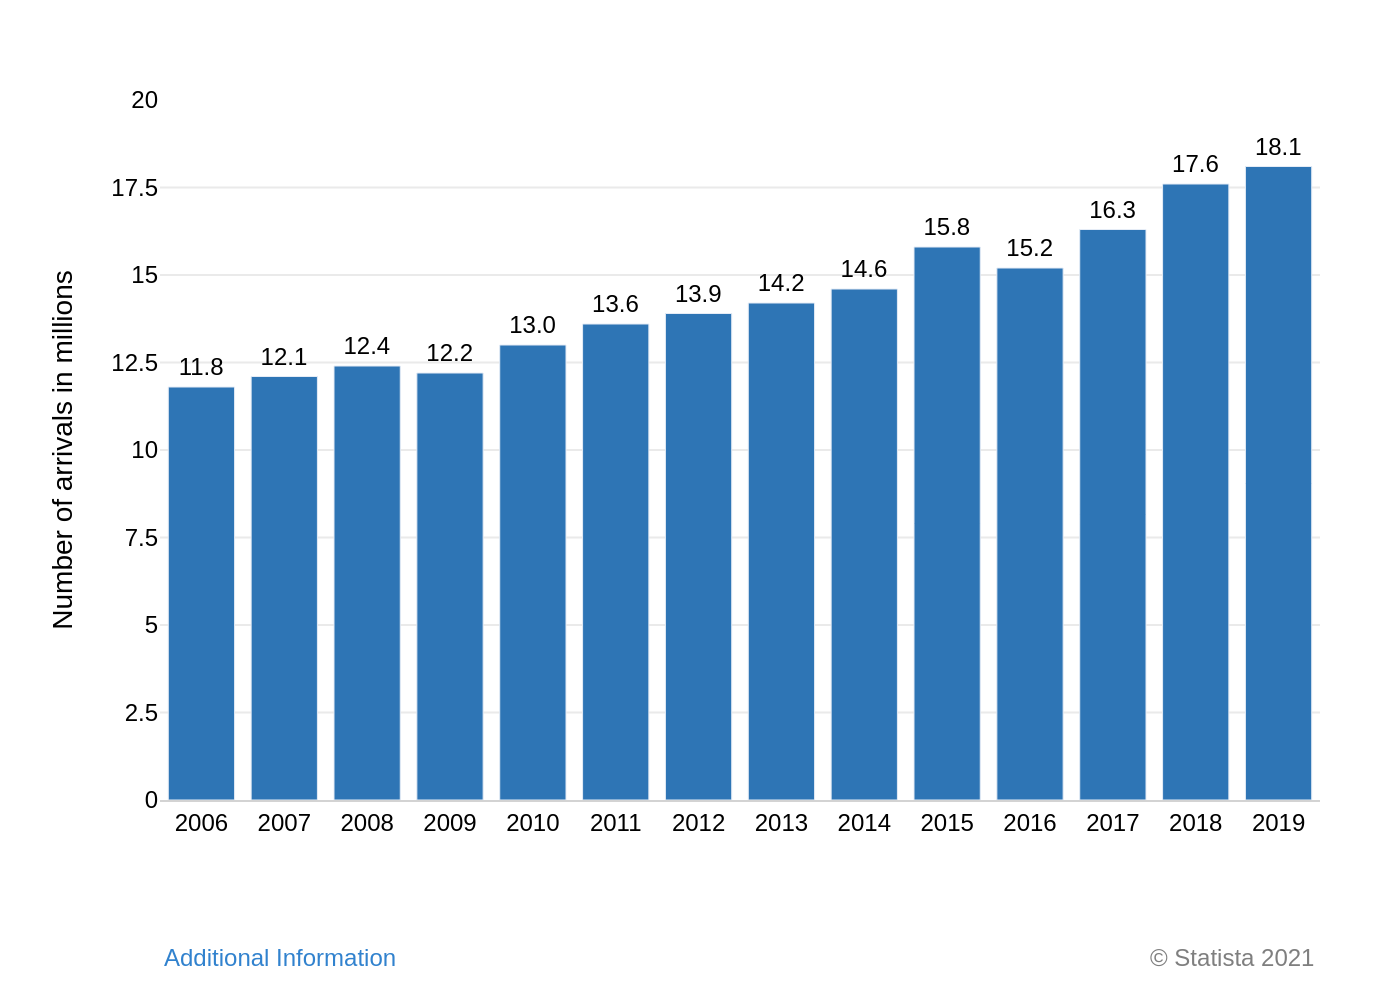

Write the Python code that produced this figure.
import sys
import json
import plotly.graph_objects as go
from pathlib import Path

# Check for command-line argument
if len(sys.argv) != 2:
    print("Usage: python generate_chart.py <path_to_json_file>")
    sys.exit(1)

# Get the JSON file path from the command-line argument
json_file_path = Path(sys.argv[1])

# Check if the file exists
if not json_file_path.is_file():
    print(f"Error: JSON file not found at '{json_file_path}'")
    sys.exit(1)

# Read data from the JSON file
with open(json_file_path, 'r', encoding='utf-8') as f:
    chart_info = json.load(f)

# Extract data, texts, and colors from the loaded JSON
chart_data = chart_info.get('chart_data', [])
texts = chart_info.get('texts', {})
colors = chart_info.get('colors', [])

# Prepare data for Plotly
x_values = [d['x'] for d in chart_data]
y_values = [d['y'] for d in chart_data]

# Create the figure
fig = go.Figure()

# Add the bar trace
fig.add_trace(go.Bar(
    x=x_values,
    y=y_values,
    marker_color=colors[0] if colors else None,
    text=y_values,
    textposition='outside',
    textfont=dict(family="Arial", size=12, color='black'),
    cliponaxis=False,
    hoverinfo='none'
))

# Update layout
fig.update_layout(
    title_text=texts.get('title'),
    plot_bgcolor='white',
    paper_bgcolor='white',
    showlegend=False,
    font=dict(family="Arial", size=12, color='black'),
    margin=dict(l=80, r=40, t=50, b=100),
    xaxis=dict(
        title_text=texts.get('x_axis_title'),
        tickvals=x_values,
        tickmode='array',
        type='category',
        showgrid=False,
        showline=True,
        linewidth=1,
        linecolor='lightgrey',
        zeroline=False
    ),
    yaxis=dict(
        title_text=texts.get('y_axis_title'),
        range=[0, 20],
        tickvals=[0, 2.5, 5, 7.5, 10, 12.5, 15, 17.5, 20],
        showgrid=True,
        gridcolor='#EAEAEA',
        zeroline=False,
        showline=False
    )
)

# Add annotations for source information
annotations = []
if texts.get('source_left'):
    annotations.append(
        dict(
            xref='paper', yref='paper',
            x=0, y=-0.2,
            xanchor='left', yanchor='top',
            text=texts['source_left'],
            showarrow=False,
            font=dict(family="Arial", size=12)
        )
    )
if texts.get('source_right'):
    annotations.append(
        dict(
            xref='paper', yref='paper',
            x=1, y=-0.2,
            xanchor='right', yanchor='top',
            text=texts['source_right'],
            showarrow=False,
            font=dict(family="Arial", size=12, color='#7f7f7f')
        )
    )

fig.update_layout(annotations=annotations)

# Define output image path
output_image_path = json_file_path.with_suffix('.png')

# Save the figure as a PNG image
fig.write_image(str(output_image_path), scale=2)

print(f"Chart saved to {output_image_path}")
